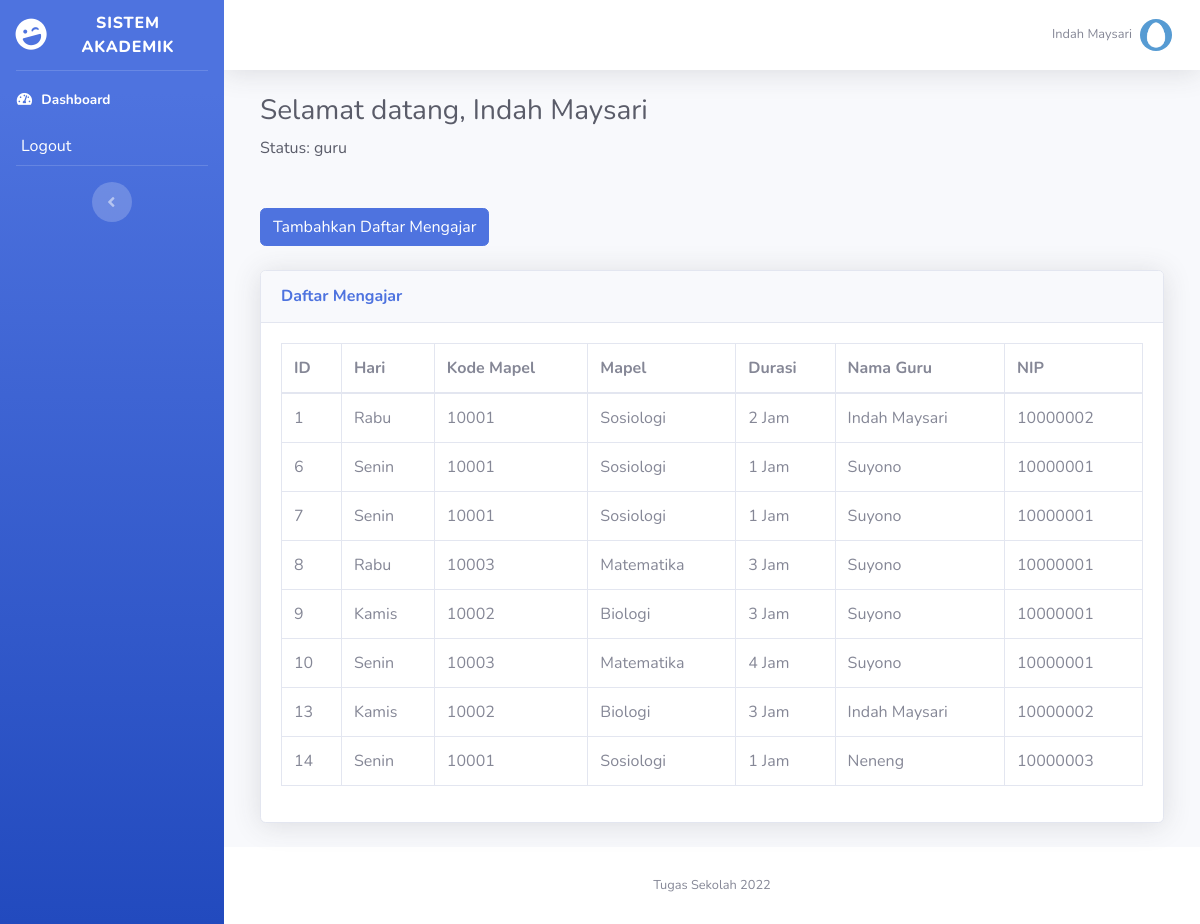
Screenshot of /dashboard.php (signed in) with the database file from the repository.
### tables this page shows
CREATE TABLE `tb_mengajar` (
  `id_ajar` int(5) NOT NULL,
  `hari` varchar(255) NOT NULL,
  `jam` int(125) NOT NULL,
  `nip` varchar(8) NOT NULL,
  `kode_mapel` int(5) NOT NULL
);

### dashboard.php (the view, shortened to what this page needs)
<?php include "header.php" ?>
<div class="container-fluid">
  <div class="row">
    <div class="container-fluid">
      <?php
      if ($_SESSION['user_status'] == "admin" || $_SESSION['user_status'] == "guru") {
        $join_query = "SELECT `tb_mengajar` . * ,`tb_guru` . *, `tb_mapel` . *
        FROM `tb_mengajar`
        JOIN `tb_guru`
            ON `tb_guru` . `nip` = `tb_mengajar` . `nip`
        JOIN `tb_mapel`
            ON `tb_mapel` . `kode_mapel` = `tb_mengajar` . `kode_mapel`";
        $result = mysqli_query($connection, $join_query);
      }
      ?>
      <h1 class="h3 text-gray-800">Selamat datang, <?= $_SESSION['user_nama'] ?> </h1>
      <p class="mb-5 text-gray-800">Status: <?= $_SESSION['user_status'] ?> </p>
      <a href="" data-toggle="modal" data-target="#newSubMenuModal" class=" btn btn-primary mb-4">Tambahkan Daftar Mengajar</a>
      <div class="card shadow mb-4">
        <div class="card-header py-3">
          <h6 class="m-0 font-weight-bold text-primary">Daftar Mengajar</h6>
        </div>
        <div class="card-body">
          <div class="table-responsive">
            <table class="table table-bordered" id="dataTable" width="100%" cellspacing="0">
              <thead>
                <tr>
                  <th>ID</th>
                  <th>Hari</th>
                  <th>Kode Mapel</th>
                  <th>Mapel</th>
                  <th>Durasi</th>
                  <th>Nama Guru</th>
                  <th>NIP</th>
                </tr>
              </thead>
              <tbody>
                <?php foreach ($result as $r) : ?>
                  <tr>
                    <td><?php print_r($r['id_ajar']) ?></td>
                    <td><?php print_r($r['hari']) ?></td>
                    <td><?php print_r($r['kode_mapel']) ?></td>
                    <td><?php print_r($r['nama_mapel']) ?></td>
                    <td><?php print_r($r['jam']) ?> Jam</td>
                    <td><?php print_r($r['nama']) ?></td>
                    <td><?php print_r($r['nip']) ?></td>
                  </tr>
                <?php endforeach; ?>
              </tbody>
            </table>
          </div>
        </div>
      </div>
    </div>
  </div>
</div>
<?php include 'footer.php'; ?>

### rows the page displays
tb_mengajar: value "1 Rabu 10001 Sosiologi 2 Indah Maysari 10000002"
tb_mengajar: value "6 Senin 10001 Sosiologi 1 Suyono 10000001"
tb_mengajar: value "7 Senin 10001 Sosiologi 1 Suyono 10000001"
tb_mengajar: value "8 Rabu 10003 Matematika 3 Suyono 10000001"
tb_mengajar: value "9 Kamis 10002 Biologi 3 Suyono 10000001"
tb_mengajar: value "10 Senin 10003 Matematika 4 Suyono 10000001"
tb_mengajar: value "13 Kamis 10002 Biologi 3 Indah Maysari 10000002"
tb_mengajar: value "14 Senin 10001 Sosiologi 1 Neneng 10000003"

### other values shown
$_SESSION["user_nama"] "Indah Maysari"
$_SESSION['user_nama'] "Indah Maysari"
$_SESSION['user_status'] "guru"
